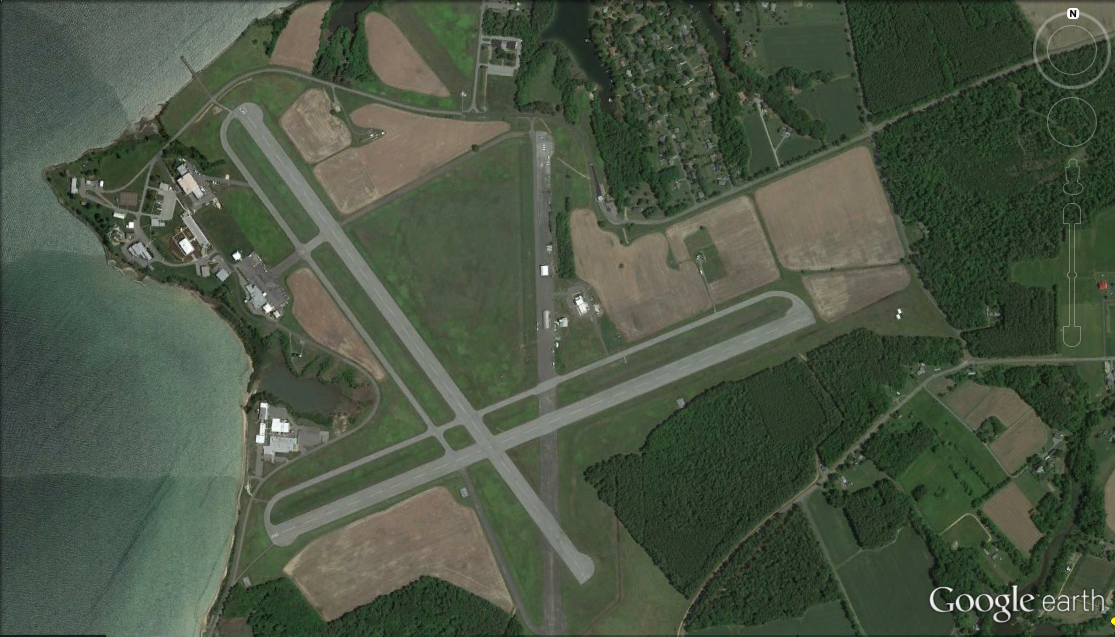
#> input picture Assorted Transfer Functions/Untitled.png, 1115 x 637 px, given in place of 0.jpg, which was not available
$ python bruteForceMatcher.py   (Python 2 division)   (older library calls are emulated)
#> lines starting #> are read from the running program, lines starting #| are printed output that depends on the picture; after the words box and inside, x2 and y2 are one past the last pixel; in counts of white or black regions, pixels touching at a corner belong together; pictures that were not available may be replaced by others from this repository, and a replacement may not be noted
### Assorted Transfer Functions/find_obj.py
#!/usr/bin/env python

'''
Feature-based image matching sample.

USAGE
  find_obj.py [--feature=<sift|surf|orb>[-flann]] [ <image1> <image2> ]

  --feature  - Feature to use. Can be sift, surf of orb. Append '-flann' to feature name
                to use Flann-based matcher instead bruteforce.

  Press left mouse button on a feature point to see its mathcing point.
'''

import numpy as np
import cv2
from common import anorm, getsize

FLANN_INDEX_KDTREE = 1  # bug: flann enums are missing
FLANN_INDEX_LSH    = 6


# [38 lines left out: functions init_feature, filter_matches, not called in this run]

def explore_match(win, img1, img2, kp_pairs, status = None, H = None):
    h1, w1 = img1.shape[:2]
    h2, w2 = img2.shape[:2]
    vis = np.zeros((max(h1, h2), w1+w2), np.uint8)
    vis[:h1, :w1] = img1
    vis[:h2, w1:w1+w2] = img2
    vis = cv2.cvtColor(vis, cv2.COLOR_GRAY2BGR)

    if H is not None:
        corners = np.float32([[0, 0], [w1, 0], [w1, h1], [0, h1]])
        corners = np.int32( cv2.perspectiveTransform(corners.reshape(1, -1, 2), H).reshape(-1, 2) + (w1, 0) )
        cv2.polylines(vis, [corners], True, (255, 255, 255))

    if status is None:
        status = np.ones(len(kp_pairs), np.bool_)
    p1 = np.int32([kpp[0].pt for kpp in kp_pairs])
    p2 = np.int32([kpp[1].pt for kpp in kp_pairs]) + (w1, 0)

    green = (0, 255, 0)
    red = (0, 0, 255)
    white = (255, 255, 255)
    kp_color = (51, 103, 236)
    for (x1, y1), (x2, y2), inlier in zip(p1, p2, status):
        if inlier:
            col = green
            cv2.circle(vis, (x1, y1), 2, col, -1)
            cv2.circle(vis, (x2, y2), 2, col, -1)
        else:
            col = red
            r = 2
            thickness = 3
            cv2.line(vis, (x1-r, y1-r), (x1+r, y1+r), col, thickness)
            cv2.line(vis, (x1-r, y1+r), (x1+r, y1-r), col, thickness)
            cv2.line(vis, (x2-r, y2-r), (x2+r, y2+r), col, thickness)
            cv2.line(vis, (x2-r, y2+r), (x2+r, y2-r), col, thickness)
    vis0 = vis.copy()
    for (x1, y1), (x2, y2), inlier in zip(p1, p2, status):
        if inlier:
            cv2.line(vis, (x1, y1), (x2, y2), green)

    cv2.imshow(win, vis)
    # [19 lines left out: function onmouse, not called in this run]
    cv2.setMouseCallback(win, onmouse)
    return vis


# [42 lines that do not run on import are left out]

### Assorted Transfer Functions/bruteForceMatcher.py
import numpy as np
import cv2
from find_obj import filter_matches,explore_match

img1 = cv2.imread('C:/Users/Charles/Dropbox/Projects/SUAS/2013 Competition/corrected/0.jpg') # queryImage
#> img1 is the input picture: shape (637, 1115, 3); mean B, G, R 67.8, 85.8, 74.5
img2 = cv2.imread('C:/Users/Charles/Dropbox/Projects/SUAS/2013 Competition/corrected/1.jpg') # trainImage

img1 = cv2.cvtColor(img1, cv2.cv.CV_BGR2GRAY)
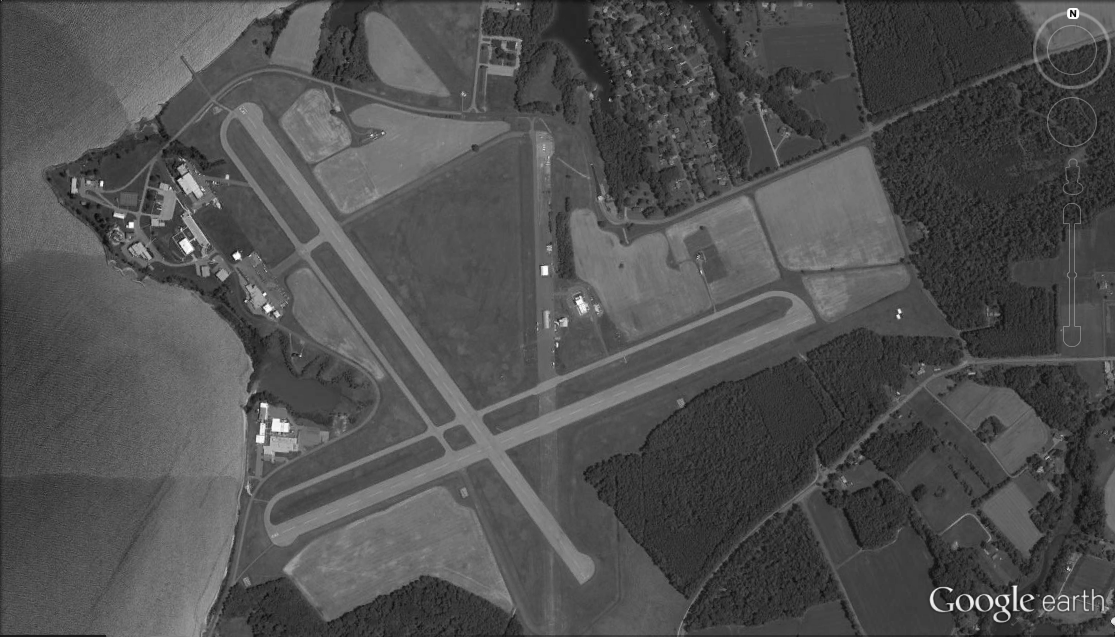
#> img1: shape (637, 1115); min 0, max 255, mean 80.4
img2 = cv2.cvtColor(img2, cv2.cv.CV_BGR2GRAY)

size1 = (int(img1.shape[1]*0.1), int(img1.shape[0]*0.1))
#> size1 = (111, 63)
size2 = (int(img2.shape[1]*0.1), int(img2.shape[0]*0.1))
#> size2 = (111, 63)

img1 = cv2.resize(img1, size1)
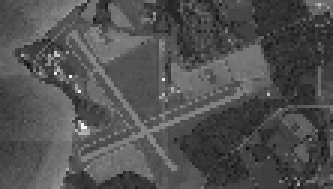
#> img1: shape (63, 111) (shown 3 times larger); min 16, max 244, mean 80.6
img2 = cv2.resize(img2, size2)

# Initiate SIFT detector
orb = cv2.ORB()

# find the keypoints and descriptors with SIFT
kp1, des1 = orb.detectAndCompute(img1,None)
#> kp1 = 1 keypoints; (x, y, size): (54, 31, 31)
kp2, des2 = orb.detectAndCompute(img2,None)
#> kp2 = 1 keypoints; (x, y, size): (54, 31, 31)

# create BFMatcher object
bf = cv2.BFMatcher(cv2.NORM_HAMMING, crossCheck=True)

# Match descriptors.
matches = bf.match(des1,des2)
#> matches = 1 matches

# Sort them in the order of their distance.
matches = sorted(matches, key = lambda x:x.distance)

# Draw first 10 matches.

kp_pairs = []
for m in matches:
	kp_pairs.append([kp1[m.queryIdx], kp2[m.trainIdx]])
#> this loop made 1 pass
#> after the loop, kp_pairs = [[keypoint at (54, 31), size 31, keypoint at (54, 31), size 31]]

print kp_pairs
#> (printed output is left out)

explore_match('find_obj', img1,img2,kp_pairs)#cv2 shows image
#> in explore_match, `vis[:h1, :w1] = img1`:
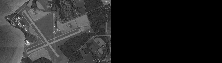
#> vis: shape (63, 222); min 0, max 244, mean 40.3
#> in explore_match, `vis[:h2, w1:w1+w2] = img2`:
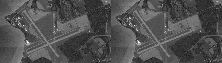
#> vis: shape (63, 222); min 16, max 244, mean 80.6
#> in explore_match, `status = np.ones(len(kp_pairs), np.bool_)`: status = [True]
#> in explore_match, `p1 = np.int32([kpp[0].pt for kpp in kp_pairs])`: p1 = [[54, 31]]
#> in explore_match, `p2 = np.int32([kpp[1].pt for kpp in kp_pairs]) + (w1, 0)`: p2 = [[165, 31]]
#> the loop in explore_match, `for (x1, y1), (x2, y2), inlier in zip(p1, p2, status):` made 1 pass
#> (x1, y1, x2, y2, inlier, col) on pass 1: (54, 31, 165, 31, True, (0, 255, 0))
#> after the loop in explore_match, `for (x1, y1), (x2, y2), inlier in zip(p1, p2, status):`:
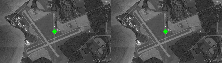
#> vis: shape (63, 222, 3); mean B, G, R 80.4, 80.9, 80.4
#> the loop in explore_match, `for (x1, y1), (x2, y2), inlier in zip(p1, p2, status):` made 1 pass
#> (x1, y1, x2, y2, inlier) on pass 1: (54, 31, 165, 31, True)
#> after the loop in explore_match, `for (x1, y1), (x2, y2), inlier in zip(p1, p2, status):`:
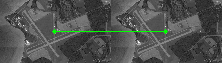
#> vis: shape (63, 222, 3); 0.76% of pixels changed, all inside (x1, y1, x2, y2) = (57, 31, 163, 32)
cv2.waitKey(0)
